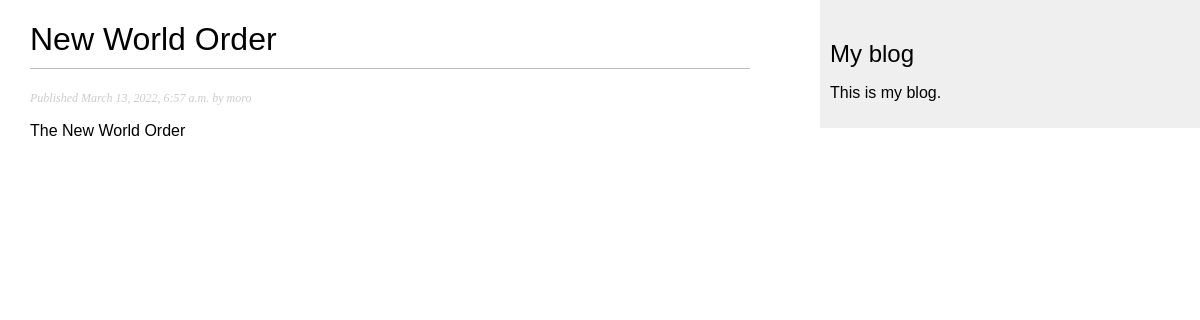
Page /blog/f5c4b82c-6f20-4c8b-ad14-98e41512037a/new-world-order on the committed database.
### blog/models.py (models this page shows, shortened)
class Post(models.Model):
    STATUS_CHOICES = (
        ('draft', 'Draft'),
        ('published', 'Published')
    )
    id = models.UUIDField(
        primary_key=True,
        default=uuid.uuid4,
        editable=False
    )
    title = models.CharField(max_length=250)
    slug = models.SlugField(max_length=250, unique_for_month='publish')
    author = models.ForeignKey(User, on_delete=models.CASCADE, related_name='blog_posts')
    body = models.TextField()
    publish = models.DateTimeField(default=timezone.now)
    created = models.DateTimeField(auto_now_add=True)
    updated = models.DateTimeField(auto_now=True)
    status = models.CharField(max_length=10, choices=STATUS_CHOICES, default='draft')
    objects = models.Manager() ## lets add the default manager
    published = PublishedManager() ## lets add our custom manager
    class Meta:
        ordering = ('-publish',)

### blog/views.py (the view)
# urls.py: path('<uuid:pk>/<slug:post>', PostDetailView.as_view(), name='post_detail')
class PostDetailView(DetailView):
    model = Post
    template_name = 'blog/post/detail.html'

### blog/templates/blog/post/detail.html (shortened to what this page needs)
{% extends "blog/base.html" %}
{% block content %}
<h1>{{ post.title }}</h1>
<p class="date">
Published {{ post.publish }} by {{ post.author }}
</p>
{{ post.body|linebreaks }}
{% endblock %}

### blog/static/css/blog.css (style rules this page uses)
body { margin:0; padding:0; font-family:helvetica, sans-serif; }
h1 { font-weight:normal; border-bottom:1px solid #bbb; padding:0 0 10px 0; }
p.date { color:#ccc; font-family: georgia, serif; font-size: 12px; font-style: italic; }

### rows in the picture
Post: title "New World Order", publish "March 13, 2022, 6:57 a.m.", author "moro", body "The New World Order"
